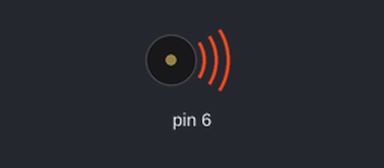
Recording of a sketch running on a simulated Arduino Leonardo, built with avr-gcc and run on an emulated ATmega32U4. On the bench: buzzer (waves = sounding). What the sketch prints to the serial monitor is not drawn.

Above: at 0.1 s.
At 1.6 s:
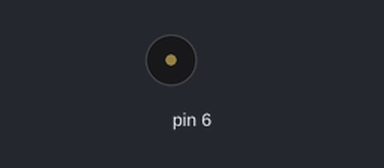
Timing chart, 0 to 3.1 s (numbered marks = the images above):
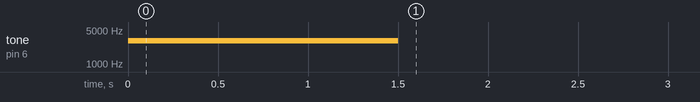

The sketch:

PowerManger.ino
```cpp
#include "PowerManager.h"

/**
 * @brief Controleert of de Zumo op USB-stroom loopt.
 *
 * Leest het VBUS-bit uit het USBSTA-register:
 * - 1 = USB aangesloten
 * - 0 = batterij is de stroombron
 *
 * @return true  Als USB aangesloten is.
 * @return false Als USB niet aangesloten is.
 */
bool PowerManager::USBPowerPresent() {
    bool USBAanwezig = bitRead(USBSTA, VBUS);
    return USBAanwezig;
}

/**
 * @brief Controleert of de Zumo op batterijstroom loopt.
 *
 * Geeft het omgekeerde terug van USBPowerPresent().
 *
 * @return true  Als de batterij de stroombron is.
 * @return false Als USB de stroombron is.
 */
bool PowerManager::batteryPowerPresent() {
    return !USBPowerPresent();
}
```

Buzzer.h
```cpp
#ifndef BUZZER_H
#define BUZZER_H

#include <Zumo32U4.h>

/**
 * @brief Beheert de buzzer van de Zumo32U4.
 */
class Buzzer {
public:
    /**
     * @brief Constructor – initialiseert de buzzer.
     */
    Buzzer();

    /**
     * @brief Speelt een toon af op een gegeven frequentie.
     *
     * @param freqHz     Frequentie in Hertz.
     * @param durationMs Duur van de toon in milliseconden.
     * @param volume     Volume van 0 t/m 15 (standaard 15).
     */
    void playFrequency(int freqHz, int durationMs, int volume = 15);

    /**
     * @brief Stopt het afspelen van de huidige toon.
     */
    void stop();

    /**
     * @brief Geeft aan of de buzzer op dit moment actief is.
     *
     * @return true  Als de buzzer nog speelt.
     * @return false Als de buzzer gestopt is.
     */
    bool isPlaying() const;

private:
    Zumo32U4Buzzer _buzzer; ///< De onderliggende Zumo buzzer driver.
};

#endif
```

Buzzer.ino
```cpp
#include "Buzzer.h"

/**
 * @brief Constructor – initialiseert de buzzer.
 */
Buzzer::Buzzer() {}

/**
 * @brief Speelt een toon af op een gegeven frequentie.
 *
 * @param freqHz     Frequentie in Hertz.
 * @param durationMs Duur van de toon in milliseconden.
 * @param volume     Volume van 0 t/m 15.
 */
void Buzzer::playFrequency(int freqHz, int durationMs, int volume) {
    _buzzer.playFrequency(freqHz, durationMs, volume);
}

/**
 * @brief Stopt het afspelen van de huidige toon.
 */
void Buzzer::stop() {
    _buzzer.stopPlaying();
}

/**
 * @brief Geeft aan of de buzzer op dit moment actief is.
 *
 * @return true  Als de buzzer nog speelt.
 * @return false Als de buzzer gestopt is.
 */
bool Buzzer::isPlaying() const {
    return _buzzer.isPlaying();
}
```

Buzzer_USBPowerPresent.ino
```cpp
#include "PowerManager.h"
#include "Buzzer.h"
#include <Zumo32U4.h>

Buzzer buzzer;         ///< Buzzer instantie voor geluidsuitvoer.
PowerManager power;    ///< PowerManager instantie voor stroombron detectie.

/**
 * @brief Arduino setup – wordt eenmalig uitgevoerd bij het opstarten.
 *
 * Speelt een lage toon (450 Hz) af als USB aangesloten is,
 * of een hoge toon (3000 Hz) als de batterij de stroombron is.
 */
void setup() {
    Serial.begin(9600);

    if (power.USBPowerPresent()) {
        delay(2000);

        if (power.USBPowerPresent()) {
            buzzer.playFrequency(450, 500, 8);
        }

        // TODO: motoren uitschakelen zolang USB aangesloten is,
        //       zodat de Zumo niet van de tafel rijdt.
        // motor.speed(0);
    }

    if (power.batteryPowerPresent()) {
        // TODO: vervang Serial door buzzer of LED.
        Serial.println("Battery connected");
        buzzer.playFrequency(3000, 1500, 8);
    }
}

/**
 * @brief Arduino loop – wordt herhaaldelijk uitgevoerd.
 *
 * Momenteel geen implementatie.
 */
void loop() {}
```

PowerManager.h
```cpp
#ifndef POWER_MANAGER_H
#define POWER_MANAGER_H

#include <Arduino.h>

/**
 * @brief Beheert de stroombron detectie van de Zumo32U4.
 */
class PowerManager {
public:
    /**
     * @brief Controleert of de Zumo op USB-stroom loopt.
     *
     * @return true  Als USB aangesloten is.
     * @return false Als USB niet aangesloten is.
     */
    bool USBPowerPresent();

    /**
     * @brief Controleert of de Zumo op batterijstroom loopt.
     *
     * @return true  Als de batterij de stroombron is.
     * @return false Als USB de stroombron is.
     */
    bool batteryPowerPresent();
};

#endif
```

Measured:
- by itself, tone on pin 6: silent → 3000 Hz at 0.00 s, → silent 1.5 s later
